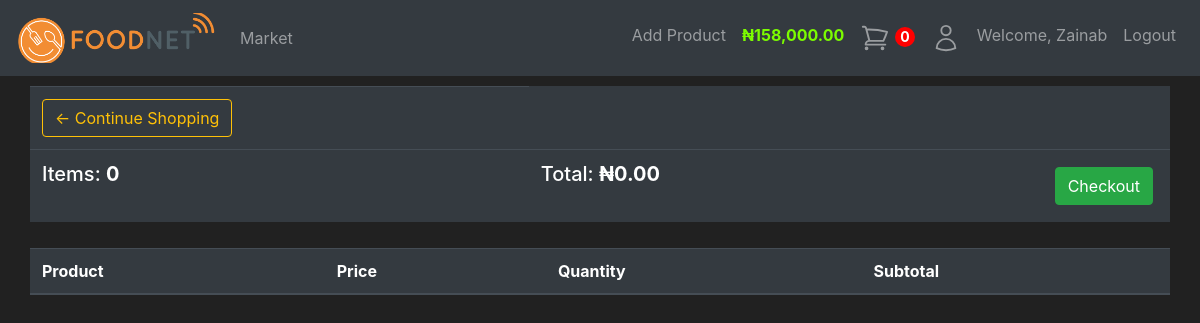
The page /foodNet/market/cart/ (signed in) on the database its author committed.
### foodNet/models.py (models this page shows, shortened)
class User(AbstractUser):
    first_name = models.CharField(max_length=64, blank=False, null=False)
    last_name = models.CharField(max_length=64, blank=False, null=False)
    middle_name = models.CharField(max_length=64, blank=False, null=False)
    phone_number = models.CharField(max_length=64, blank=True)
    address1 = models.CharField(max_length=64, blank=True)
    address2 = models.CharField(max_length=64, blank=True)
    city = models.CharField(max_length=200, null=True, blank=True)
    state = models.CharField(max_length=200, null=True, blank=True)
    zipcode = models.CharField(max_length=200, null=True, blank=True)
    budget = models.IntegerField(default=100000)
    def __str__(self):
        return'{} {}'.format(self.first_name, self.last_name)

class Order(models.Model):
    client = models.ForeignKey('User', on_delete=models.SET_NULL, related_name='orders', null=True, blank=True)
    order_timestamp = models.DateTimeField(auto_now_add=True)
    complete = models.BooleanField(default=False)
    status = models.CharField(max_length=64, default='shopping')
    transaction_id = models.CharField(max_length=64)
    @property
    def get_cart_total(self):
        orderitems = self.order_items.all()
        total_amount = sum([item.get_total for item in orderitems])
        return total_amount
    @property
    def get_cart_items(self):
        orderitems = self.order_items.all()
        total_quantity = sum([item.quantity for item in orderitems])
        return total_quantity

### foodNet/views.py (the view, shortened to what this page needs)
# urls.py: path("market/cart/", views.cart, name="cart"),
def cart(request):
    data = cartData(request)
    items = data['items']
    order = data['order']
    cartItems = data['cartItems']
    return render(request, "foodnet/cart.html", {
            'items': items,
            'order': order,
            'cartItems': cartItems,
        })

### foodNet/templatetags/my_filter.py (called while the page is built)
@register.filter()
def naira(value):
    return f"₦{value:,.2f}"

### foodNet/utils.py (called while the page is built, shortened)
def cartData(request):
    if request.user.is_authenticated:
        client = request.user
        order, created = Order.objects.get_or_create(client=client, complete=False)
        items = order.order_items.all()
        cartItems = order.get_cart_items
    return ({
                'items': items,
                'order': order,
                'cartItems': cartItems,
                'error': False
            })

### foodNet/templates/foodnet/cart.html (shortened to what this page needs)
{% extends 'foodnet/layout.html' %}
{% load static %}
{% load my_filter %}
{% block content %}
    <div>
    <div class="container">
      <div class="row">
        <div class="col-lg-12 p-0">
            <table class="table table-dark">
                <tr>
                    <th>
                        <a class="btn btn-outline-warning" href="{% url 'foodNet:market' %}">&#x2190; Continue Shopping</a>
                    </th>
                </tr>
                <tr>
                    <th>
                        <h5>Items: <strong>{{ order.get_cart_items }}</strong> </h5>
                    </th>
                    <th>
                        <h5>Total: <strong>{{ order.get_cart_total|naira }}</strong> </h5>
                    </th>
                    <th>
                        <a style="float: right; margin: 5px;" class="btn btn-success" href="{% url 'foodNet:checkout'%}">Checkout</a>
                    </th>
                </tr>
            </table>
        </div>
        <br>
        <div class="col-lg-12 p-0">
            <table class="table table-hover table-dark">
                <thead>
                    <th scope="col">Product</th>
                    <th scope="col">Price</th>
                    <th scope="col">Quantity</th>
                    <th scope="col">Subtotal</th>
                </thead>
            </table>
        </div>
      </div>
    </div>
{% endblock content %}

### foodNet/templates/foodnet/layout.html (shortened to what this page needs)
{% load static %}
{% load my_filter %}
<!DOCTYPE html5>
<html lang="en">
  <head>
    <link
      rel="stylesheet"
      href="https://cdn.jsdelivr.net/npm/bootstrap@4.5.3/dist/css/bootstrap.min.css"
    />
    <link rel="stylesheet" href="{% static 'foodnet/styles/index.css' %}"/>
  </head>
  <body>
    <nav class="navbar navbar-expand-md navbar-dark bg-dark">
      <a class="navbar-brand" href="{% url 'foodNet:market' %}">
        <img  style="width: 200px; height: 50px;" src="{% static 'foodnet/assets/foodnet.png' %}" >
      </a>
      <div class="collapse navbar-collapse" id="navbarNav">
        <ul class="navbar-nav mr-auto">
          <li class="nav-item">
            <a class="nav-link" href="{% url 'foodNet:market' %}"> Market </a>
          </li>
        </ul>
        <ul class="navbar-nav">
          {% if user.is_authenticated %}
            <li class="nav-item">
              <a class="nav-link" href="{% url 'foodNet:create_product' %}"> Add Product </a>
            </li>
            <li class="nav-item">
              <a class="nav-link" style="color: lawngreen; font-weight: bold">
                {{ user.budget|naira }}
              </a>
            </li>
          {% endif %}
            <li class="nav-item">
              <a class="nav-link" id="cart" href="{% url 'foodNet:cart' %}">
                 <span class="badge badge-light">{{ cartItems }}</span>
              </a>
            </li>
          {% if user.is_authenticated %}
            <li class="nav-item">
              <a class="nav-link" id="profile" href="{% url 'foodNet:profile' prof_name=user.username prof_id=user.id %}">
              </a>
            </li>
            <li class="nav-item">
              <a class="nav-link"> Welcome, {{ user.first_name.title }} </a>
            </li>
            <li class="nav-item">
              <a class="nav-link" href="{% url 'foodNet:logout' %}"> Logout </a>
            </li>
          {% endif %}
        </ul>
      </div>
    </nav>
    {% block content %}
    {% endblock %}
  </body>
</html>

### static/foodnet/styles/index.css (style rules this page uses)
body { background-color: #212121; color: white; }
img { width: 200px; height:200px; object-fit: cover; }
.col-lg-4, .col-lg-6, .col-lg-8, .col-lg-12 { margin-top: 10px; }
#cart-icon { display: inline-block; }
.badge { text-align: center; color: #fff; background-color: red; font-size: 14px; width: 20px; height: 20px; border-radius: 50%; }

### rows shown on the page
User: budget|naira "₦158,000.00", first_name "Zainab"
Order: get_cart_items "0", get_cart_total|naira "₦0.00"

### other values the page prints
{{ cartItems }} "0"
